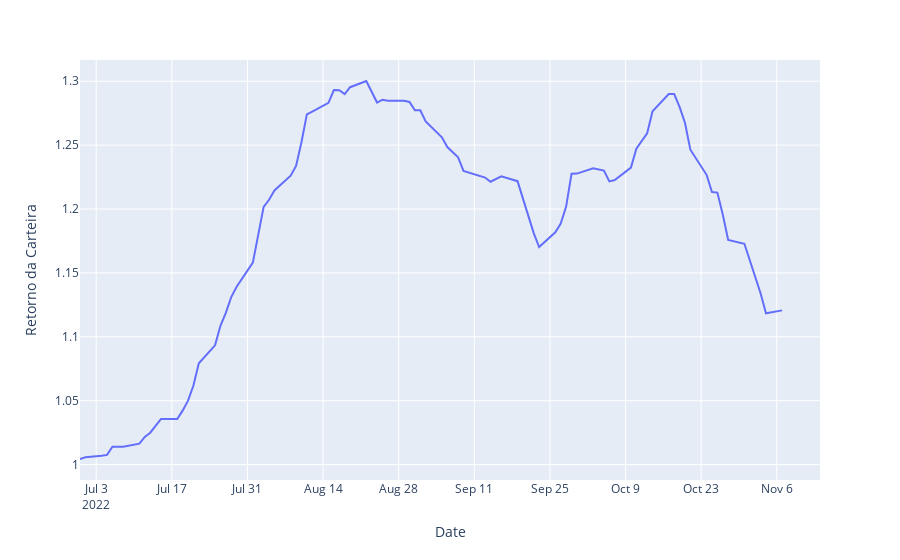

Here is the notebook cell this chart was saved with:
### Code cell
px.line(RETORNO_GERAL,x='Date', y='Retorno da Carteira')
